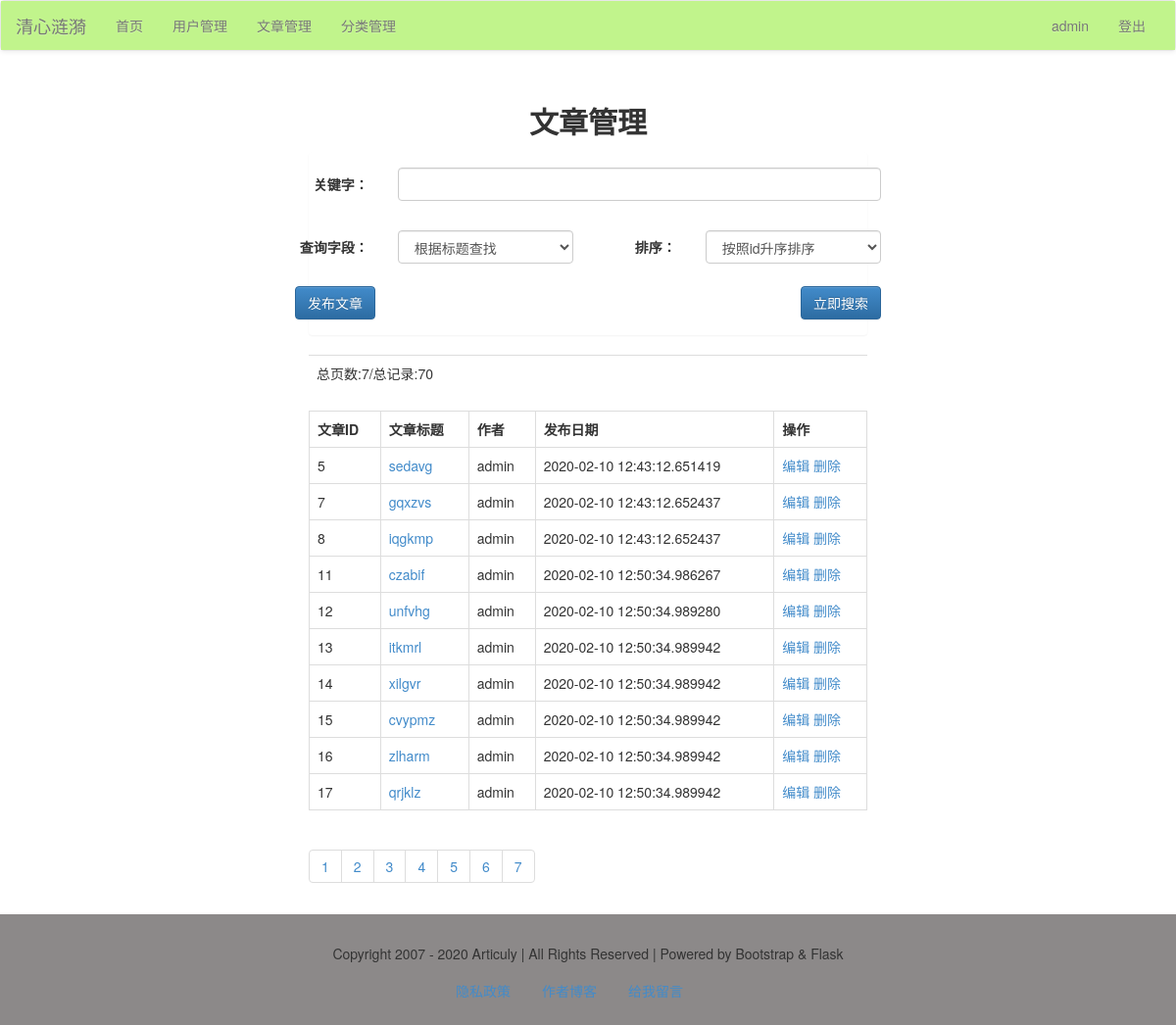
/admin/article/list (signed in), run on the app's committed database.
### models.py (models this page shows)
class Article(db.Model):
    id = db.Column(db.Integer, primary_key=True)
    title = db.Column(db.String)
    intro = db.Column(db.String)
    author = db.Column(db.String)
    content = db.Column(db.Text)
    pubdate = db.Column(db.DateTime, default=datetime.now)
    cate_id = db.Column(db.Integer, db.ForeignKey('category.cate_id'))

### admin/articles.py (the view)
@admin_app.route("/article/list/<int:page>", methods=['get', 'post'])
@admin_app.route("/article/list", defaults={"page": 1}, methods=['get', 'post'])
def article_list(page):
    if request.method == 'POST':
        q = request.form['q']
        condition = {request.form['field']: q}
        if request.form['field'] == 'title':
            condition = Article.title.like('%%%s%%' % q)
        else:
            condition = Article.content.like('%%%s%%' % q)
        if request.form['order'] == '1':
            order = Article.id.asc()
        else:
            order = Article.id.desc()
        res = Article.query.filter(condition).order_by(order).paginate(page, 10)
    else:
        res = Article.query.paginate(page, 10)
    articles = res.items
    pageList = res.iter_pages()
    total = res.total
    pages = res.pages
    return render_template("admin/article/article_list.html", articles=articles, pageList=pageList, total=total,
                           pages=pages)

### admin/admin_app.py (called while the page is built)
@admin_app.before_request
@login_required
def is_admin():
    print(session['user'])
    if session['user'] != 'admin':
        print('user is someone else.')
        return redirect(url_for('login'))

### app.py (called while the page is built)
@app.context_processor
def account():
    username = session.get('user')
    return {'username': username}

@app.context_processor
def getCateList():
    cates = Category.query.all()
    return {'cates': cates}

### libs.py (called while the page is built)
def login_required(func):
    @wraps(func)
    def decorator_nest(*args, **kwargs):
        if not 'user' in session:
            return redirect(url_for('login'))
        else:
            print(func)
            return func(*args, **kwargs)
    return decorator_nest

### templates/admin/article/article_list.html (shortened to what this page needs)
{% extends "admin/admin_base.html" %}
{% block content %}
    <div class="container-fluid">
        <div class="row">
            <div class="main col-lg-6 col-lg-offset-3 col-md-8 col-md-offset-2 col-sm-10 col-sm-offset-1 col-xs-12">
                <h2 class="text-center"><b>文章管理</b></h2>
                <div class="panel">
                    <form action="" method="post" class="form-horizontal">
                        <div class="row">
                            <div class="form-group">
                                <div class="col-xs-2 text-right">
                                    <label for="q" class="control-label">关键字：</label>
                                </div>
                                <div class="col-xs-10">
                                    <input type="text" name="q" class="form-control">
                                </div>
                            </div>
                        </div>
                        <div class="row">
                            <div class="form-group">
                                <div class="col-xs-2 text-right">
                                    <label for="field" class="control-label">查询字段：</label>
                                </div>
                                <div class="col-xs-4">
                                    <select name="field" class="form-control">
                                        <option value="title">根据标题查找</option>
                                    </select>
                                </div>
                                <div class="col-xs-2 text-right">
                                    <label for="排序" class="control-label">排序：</label>
                                </div>
                                <div class="col-xs-4">
                                    <select name="order" class="form-control">
                                        <option value="1" checked>按照id升序排序</option>
                                    </select>
                                </div>
                            </div>
                        </div>
                        <div class="form-group ">
                            <a href="{{ url_for("admin_app.article_post") }}"><input type="button" name="post"
                                                                                     class="btn btn-primary"
                                                                                     value="发布文章"></a>
                            <input type="submit" name="search" class="btn btn-primary pull-right" value="立即搜索">
                        </div>
                    </form>
                </div>
                <table class="table">
                    <tr>
                        <td>总页数:{{ pages }}/总记录:{{ total }}</td>
                    </tr>
                </table>
                <table class="table table-bordered">
                    <tr>
                        <th>文章ID</th>
                        <th>文章标题</th>
                        <th>作者</th>
                        <th>发布日期</th>
                        <th>操作</th>
                    </tr>
                    {% for article in articles %}
                        <tr>
                            <td>{{ article.id }}</td>
                            <td>
                                <a href="{{ url_for("article_app.view", article_id=article.id) }}">{{ article.title }}</a>
                            </td>
                            <td>{{ article.author }}</td>
                            <td>{{ article.pubdate }}</td>
                            <td>
                                <a href="{{ url_for("admin_app.article_edit", article_id=article.id) }}">编辑</a>
                                <a href="{{ url_for("admin_app.article_delete", article_id=article.id) }}">删除</a>
                            </td>
                        </tr>
                    {% endfor %}
                </table>
                <ul class="pagination">
                    {% for page in pageList %}
                        {% if page!=None %}
                            <li><a href="{{ url_for("admin_app.article_list", page=page) }}">{{ page }}</a></li>
                        {% else %}
                            <li><a href="#">...</a></li>
                        {% endif %}
                    {% endfor %}
                </ul>
            </div>
        </div>
    </div>
{% endblock %}

### templates/admin/admin_base.html (style rules this page uses)
.row { margin-top: 15px; margin-bottom: 8px; }
.panel { margin-top: 15px; }

### data on the page
Article: id "5", title "sedavg", author "admin", pubdate "2020-02-10 12:43:12.651419"
Article: id "7", title "gqxzvs", author "admin", pubdate "2020-02-10 12:43:12.652437"
Article: id "8", title "iqgkmp", author "admin", pubdate "2020-02-10 12:43:12.652437"
Article: id "11", title "czabif", author "admin", pubdate "2020-02-10 12:50:34.986267"
Article: id "12", title "unfvhg", author "admin", pubdate "2020-02-10 12:50:34.989280"
Article: id "13", title "itkmrl", author "admin", pubdate "2020-02-10 12:50:34.989942"
Article: id "14", title "xilgvr", author "admin", pubdate "2020-02-10 12:50:34.989942"
Article: id "15", title "cvypmz", author "admin", pubdate "2020-02-10 12:50:34.989942"
Article: id "16", title "zlharm", author "admin", pubdate "2020-02-10 12:50:34.989942"
Article: id "17", title "qrjklz", author "admin", pubdate "2020-02-10 12:50:34.989942"

### other printed values
{{ username }} "admin"
{{ pages }} "7"
{{ total }} "70"
{{ page }} "1" "2" "3" "4" "5" "6" "7"
